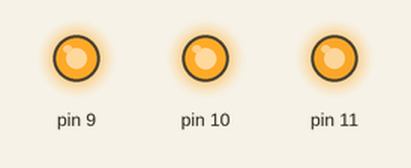
Bench run of a sketch on a simulated Arduino Uno, built with avr-gcc and run on an emulated ATmega328P. On the bench: output pins drawn as LEDs (lit = HIGH).

Above: at 0.1 s.
Timing chart, 0 to 40.0 s (numbered marks = the images above):
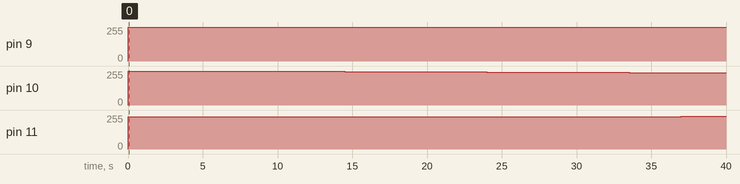

Measured:
- by itself, pin 9: 0/255 → 253/255 at 0.00 s, → 254/255 0.50 s later, → 255/255 2.5 s later
- by itself, pin 10: 0/255 → 255/255 at 0.00 s, → 254/255 7.5 s later, → 253/255 2.5 s later, → 252/255 2.5 s later, … (13 changes in this stretch)
- by itself, pin 11: 0/255 → 243/255 at 0.00 s, → 244/255 37.0 s later, → 245/255 2.5 s later

The sketch:

HSV.ino
```cpp
/*
 * Color Wheel LED
 *
 * Loops a RGB LED attached to pins 9,10,11 through
 * all the "exterior" colors of a Color Wheel
 *
 * The RGB LED uses a 3 component (red green blue) model which adds light colors to produce
 * a composite color. But the RGB does not make easy to loop through a more
 * "natural" sequence of colors. The HSV (hue saturation value) model uses a color cylinder
 * in which each color is a point inside the cylinder.
 * The hue is represented by the angle at which the point is, the saturation represents
 * the length (how close to the center the point is) and the value represent the height at
 * which the point is.
 *
 * By cycling the hue value from 0 to 360 degrees, and keeping the saturation and value at 1
 * we can represent all the brightest colors of the wheel, in a nice natural sequence.
 *
 * The algorithm to convert a HSV value to a RGB value is taken from Chris Hulbert's blog (splinter)
 *
 * Created 1 January 2011
 * By Eduardo A. Flores Verduzco
 * http://eduardofv.com
 *
 * References:
 * http://en.wikipedia.org/wiki/HSL_and_HSV
 * http://en.wikipedia.org/wiki/Color_wheel
 * http://splinter.com.au/blog/?p=29
 *
 *
 */

void setup() {
  //Set the pins to analog output
  pinMode(9,OUTPUT);
  pinMode(10,OUTPUT);
  pinMode(11,OUTPUT);
//  Serial.begin(9600);
}

void loop() {
  int transition_delay=500;
  double sat = 1;
  double val = .05; //brightness 0-1

  //  The Hue value will vary from 0 to 360, which represents degrees in the color wheel
  for(int hue=610;hue>320;hue--)
  {
    setLedColorHSV(hue,sat,val); //We are using Saturation and Value constant at 1
    delay(transition_delay); //each color will be shown for 10 milliseconds

//   Serial.println(hue);
  }

  for(int hue=320;hue<610;hue++)
  {
    setLedColorHSV(hue,sat,val); //We are using Saturation and Value constant at 1
    delay(transition_delay); //each color will be shown for 10 milliseconds

//   Serial.println(hue);
  }

//  setLedColorHSV(250,1,1);
}

//Convert a given HSV (Hue Saturation Value) to RGB(Red Green Blue) and set the led to the color
//  h is hue value, integer between 0 and 360
//  s is saturation value, double between 0 and 1
//  v is value, double between 0 and 1
//http://splinter.com.au/blog/?p=29
void setLedColorHSV(int h, double s, double v) {
  //this is the algorithm to convert from RGB to HSV
  double r=0;
  double g=0;
  double b=0;

  double hf=(h % 360)/60.0;

  int i=(int)floor(hf);
  double f = hf - i;
  double pv = v * (1 - s);
  double qv = v * (1 - s*f);
  double tv = v * (1 - s * (1 - f));

  switch (i)
  {
  case 0: //rojo dominante
    r = v;
    g = tv;
    b = pv;
    break;
  case 1: //verde
    r = qv;
    g = v;
    b = pv;
    break;
  case 2:
    r = pv;
    g = v;
    b = tv;
    break;
  case 3: //azul
    r = pv;
    g = qv;
    b = v;
    break;
  case 4:
    r = tv;
    g = pv;
    b = v;
    break;
  case 5: //rojo
    r = v;
    g = pv;
    b = qv;
    break;
  }

  //set each component to a integer value between 0 and 255
  int red=constrain((int)255*r,0,255);
  int green=constrain((int)255*g,0,255);
  int blue=constrain((int)255*b,0,255);

  setLedColor(255-red,255-green,255-blue);
}

//Sets the current color for the RGB LED
void setLedColor(int red, int green, int blue) {
  //Note that we are reducing 1/4 the intensity for the green and blue components because
  //  the red one is too dim on my LED. You may want to adjust that.
  analogWrite(9,red); //Red pin attached to 9
  analogWrite(10,green); //Red pin attached to 9
  analogWrite(11,blue); //Red pin attached to 9
}
```
